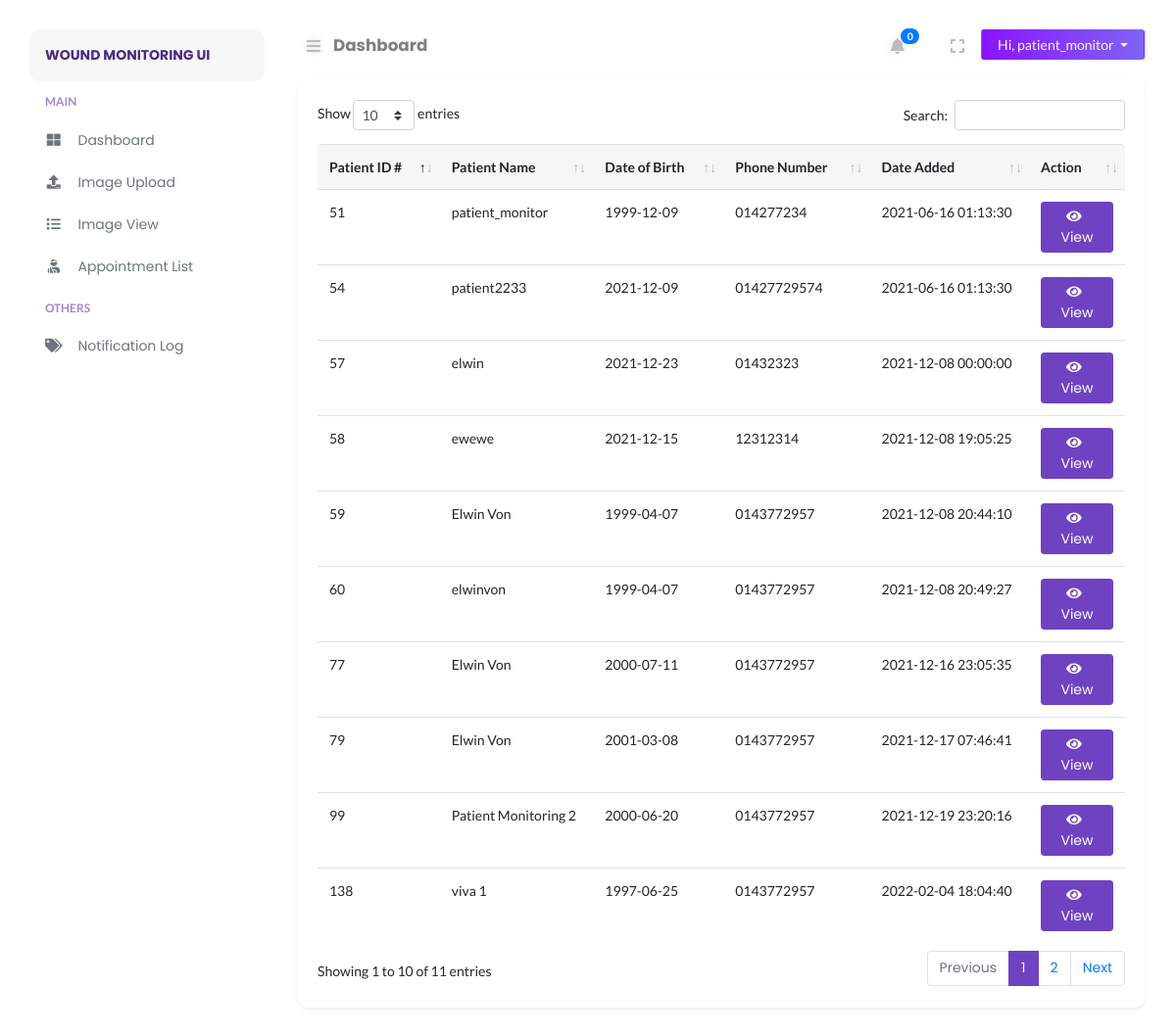
The page /patient/patient-list.php (signed in) on the database its author committed.
### tables this page shows
CREATE TABLE `user_master` (
  `m_id` int(11) NOT NULL,
  `m_name` longtext NOT NULL,
  `m_identity` longtext DEFAULT NULL,
  `m_regis_id` varchar(255) DEFAULT NULL,
  `m_gender` varchar(45) DEFAULT NULL,
  `m_type` varchar(45) NOT NULL COMMENT 'p: patient\\nd: doctor\\ndop: department of pathology\\n',
  `password` longtext NOT NULL,
  `flag` int(11) NOT NULL DEFAULT 1 COMMENT '0: do not show (meaning delete from user perspective)\\\\n1: show',
  `email` longtext NOT NULL,
  `phone` longtext NOT NULL,
  `doctor_inCharge` int(11) NOT NULL DEFAULT 0,
  `m_dob` date DEFAULT NULL,
  `m_age` varchar(255) DEFAULT NULL,
  `m_address` varchar(255) DEFAULT NULL,
  `m_city` varchar(255) DEFAULT NULL,
  `m_state` varchar(255) DEFAULT NULL,
  `m_zipcode` varchar(255) DEFAULT NULL,
  `token` longtext NOT NULL,
  `tokenExpire` datetime DEFAULT NULL,
  `created_at` datetime NOT NULL,
  `updated_at` datetime NOT NULL
);

### patient/includes/path.inc.php (called while the page is built, shortened)
<?php
switch ($_SERVER["SCRIPT_NAME"]) {
    default:
        $CURRENT_PAGE = "Dashboard";
        break;
}

### patient/includes/session.inc.php (called while the page is built, shortened)
<?php
    $sess_id = $_SESSION["sess_id"];
    $patientstmt = $conn->prepare("SELECT * FROM user_master WHERE m_id = ?");
    $patientstmt->bind_param("i", $sess_id);
    $patientstmt->execute();
    $patient_result = $patientstmt->get_result();
    $patient_row = $patient_result->fetch_assoc();

### config/security.php (called while the page is built, shortened)
<?php
function encrypt_url($data)
{
	return urlencode(base64_encode($data));
}

### patient/patient-list.php (the view, shortened to what this page needs)
<?php
require_once("../config/autoload.php");
include("includes/session.inc.php");
include("includes/path.inc.php");
?>
<!DOCTYPE html>
<html lang="en">
<head>
</head>
<body>
    <div class="page-content" id="content">
        <?php include HEADER;?>
        <div class="row">
            <div class="col-12">
                <div class="card shadow-sm rounded">
                    <div class="card-body">
                        <div class="card-inner">
                            <div class="data-tables">
                                <table id="datatable" class="table" style="width:100%">
                                    <thead>
                                        <tr>
                                            <th>Patient ID #</th>
                                            <th>Patient Name</th>
                                            <th>Date of Birth</th>
                                            <th>Phone Number</th>
                                            <th>Date Added</th>
                                            <th>Action</th>
                                        </tr>
                                    </thead>
                                    <tbody>
                                        <?php
                                        $table_result = mysqli_query($conn, "SELECT * FROM user_master WHERE m_type = 'p'");
                                        while ($table_row = mysqli_fetch_assoc($table_result)) {
                                        ?>
                                        <tr>
                                            <td><?php echo $table_row["m_id"];?></td>
                                            <td><?php echo $table_row["m_name"];?></td>
                                            <td><?php echo $table_row["m_dob"];?></td>
                                            <td><?php echo $table_row["phone"];?></td>
                                            <td><?php echo $table_row["created_at"];?></td>
                                            <td><a href="patient-view.php?pid=<?php echo encrypt_url($table_row["m_id"]);?>" class="btn btn-sm btn-primary"><i class="fa fa-eye"></i> View</a></td>
                                        </tr>
                                        <?php
                                        }
                                        ?>
                                    </tbody>
                                </table>
                            </div>
                        </div>
                    </div>
                </div>
            </div>
        </div>
    </div>
</body>
</html>

### patient/layouts/nav_header.php (shortened to what this page needs)
<nav class="navbar navbar-header mb-2">
    <ul class="nav mr-auto">
        <li class="nav-item">
            <button class="btn btn-sm btn-expand" id="sidebarCollapse"><i class="fa fa-bars"></i></button>
        </li>
        <li class="nav-item nav-title">
            <a href="<?php echo $_SERVER["REQUEST_URI"]; ?>"><?php echo $CURRENT_PAGE; ?></a>
        </li>
    </ul>
    <ul class="nav ml-auto">
        <li class="nav-item mr-2">
            <div style="display: inline-block;">
                <button class="btn btn-sm btn-expand" id="notification_button" data-toggle="dropdown" aria-haspopup="true" aria-expanded="false"><i class="fa fa-bell"></i> </button>
                <span class="badge badge-pill badge-primary" style="position: relative; right: 15px; top: -10px;">
                    <?php
                    $notification_count = 0;
                    if ($notification_count < 100) {
                        echo $notification_count;
                    } else {
                        echo '99+';
                    }
                    ?>
                </span>
            </div>
        </li>
        <li class="nav-item mr-2">
            <button class="btn btn-sm btn-expand" id="full-view"><i class="fa fa-expand"></i></button>
        </li>
        <li class="nav-item">
            <div class="btn-group">
                <button type="button" class="btn btn-sm dropdown-toggle btn-profile px-3" data-toggle="dropdown" aria-haspopup="true" aria-expanded="false">
                    Hi, <?php echo $patient_row["m_name"]; ?>
                </button>
            </div>
        </li>
    </ul>
</nav>

### assets/css/typography.css (style rules this page uses)
body { font-size: 14px; font-family: 'Lato', sans-serif; }
a, a:visited { text-decoration: none; transition: all 0.3s ease-in-out; -webkit-transition: all 0.3s ease-in-out; -moz-transition: all 0.3s ease-in-out; -o-transition: all 0.3s ease-in-out; outline: 0; font-family: 'Poppins', 'Helvetica', sans-serif; }
ul, ol { margin-bottom: 0px; margin-top: 0px; padding: 0; }
ul { margin: 0; list-style-type: none; }
button { cursor: pointer; outline: none!important; letter-spacing: 0; }

### assets/css/default.css (style rules this page uses)
.card-body button i , .card-body a i { margin-right: 6px; }
.navbar-header { padding: 0 !important; }
.nav-title { padding-top: 4px; margin-left: 4px; }
.nav-title a { font-weight: bold; font-size: 1.05rem; color: rgba(0, 0, 0, .5); }
.btn-profile { background: linear-gradient(to right, #8914fe 0%, #8063f5 100%); color: #f5f5f5; }
button.btn-expand { font-size: 16px !important; color: #bdbcbc; vertical-align: middle; text-shadow: 0 0 8px rgba(0, 0, 0, 0.12); -webkit-transition: color 0.3s ease 0s; transition: color 0.3s ease 0s; }
button#full-view { display: inline-block; }
body { overflow-x: hidden; background: #fff; }
.page-content { width: calc(100% - 15rem); margin-left: 16rem; transition: all 0.4s; padding: 1.9rem 3rem; }
:root { --primary-color: #6F42C2; }
.btn-primary { color: #fff; background-color: #6F42C2 !important; border-color: #6F42C2 !important; }
.card { margin: 10px 0; border-radius: 10px !important; border: 0; margin-bottom: 1.5rem; box-shadow: 0 2px 2px 3px rgba(0, 0, 0, .04); transition: all .2s ease-in-out; }
.table thead tr th, tfoot tr { background: #f6f6f6 !important; border-bottom: 0 !important; }
.table thead th:first-child { border-top-left-radius: 5px; }
.table thead th:last-child { border-top-right-radius: 5px; }
.table tbody tr { transition: all .2s; }

### assets/css/login.css (style rules this page uses)
html { min-height: 100%; position: relative; }

### rows shown on the page
user_master: m_name "patient_monitor", m_id "51", m_dob "1999-12-09", phone "014277234", created_at "2021-06-16 01:13:30"
user_master: m_id "54", m_name "patient2233", m_dob "2021-12-09", phone "01427729574", created_at "2021-06-16 01:13:30"
user_master: m_id "57", m_name "elwin", m_dob "2021-12-23", phone "01432323", created_at "2021-12-08 00:00:00"
user_master: m_id "58", m_name "ewewe", m_dob "2021-12-15", phone "12312314", created_at "2021-12-08 19:05:25"
user_master: m_id "59", m_name "Elwin Von", m_dob "1999-04-07", phone "0143772957", created_at "2021-12-08 20:44:10"
user_master: m_id "60", m_name "elwinvon", m_dob "1999-04-07", phone "0143772957", created_at "2021-12-08 20:49:27"
user_master: m_id "77", m_name "Elwin Von", m_dob "2000-07-11", phone "0143772957", created_at "2021-12-16 23:05:35"
user_master: m_id "79", m_name "Elwin Von", m_dob "2001-03-08", phone "0143772957", created_at "2021-12-17 07:46:41"
user_master: m_id "99", m_name "Patient Monitoring 2", m_dob "2000-06-20", phone "0143772957", created_at "2021-12-19 23:20:16"
user_master: m_id "138", m_name "viva 1", m_dob "1997-06-25", phone "0143772957", created_at "2022-02-04 18:04:40"

### other values the page prints
$BRAND_NAME "WOUND MONITORING UI"
$CURRENT_PAGE "Dashboard"
$notification_count "0"
